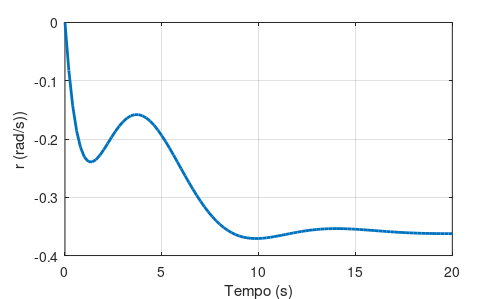

Write the MATLAB code that produced this figure.
% Define system matrices
A = [-0.0558 -1 0.0802 0.0416;
    0.598 -0.115 -0.0318 0;
    -3.05 0.388 -0.465 0;
    0 0.0805 1 0];
B = [0.00729; -0.475; 0.153; 0];
C = [0 1 0 0];
d = 0;

a = tf(10, [1 10]);

sys = ss(A,B,C,d);

sys_feedback = feedback(sys, -2.6981);

%[y,t] = impulse(sys_feedback);
[y,t] = step(sys_feedback);


% --- Time-Domain Impulse Response ---
h = figure;
plot(t,  squeeze(y), 'LineWidth',2);
%fontsize(12,"points");
xlabel('Tempo (s)');
ylabel('r (rad/s))')
grid on;


set(h,'Position', [0 0 500 300]);
set(h,'Units','Inches');
pos = get(h,'Position');
set(h,'PaperPositionMode','Auto','PaperUnits','Inches','PaperSize',[pos(3), pos(4)])
print(h,'output','-dpdf','-r0')